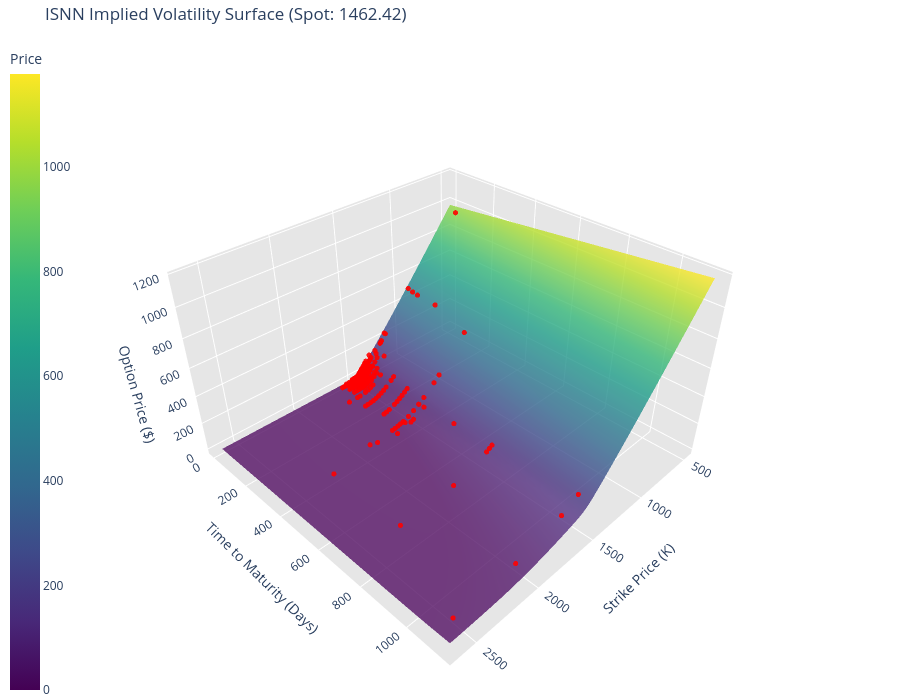

Notebook cell for this chart:
### Code cell
import torch
import numpy as np
import plotly.graph_objects as go

def plot_isnn_surface_interactive(model, processor, dataframe, resolution=60):
    """
    Plots an interactive 3D surface of the ISNN model using Plotly.

    Args:
        model: The trained ISNN2_OptionSurface model.
        processor: The OptionSurfaceData instance (contains 'spot' for normalization).
        dataframe: The Pandas DataFrame containing the raw data (for scatter plot).
        resolution: Grid density (higher = smoother surface).
    """
    model.eval()
    device = next(model.parameters()).device

    # --- 1. PREPARE GRID (Real World Units) ---
    # Determine bounds from data
    k_min, k_max = dataframe['strike'].min(), dataframe['strike'].max()
    t_min, t_max = dataframe['maturity_days'].min(), dataframe['maturity_days'].max()

    # Create linear spaces (add slight buffer of 5% on edges)
    strikes_real = np.linspace(k_min * 0.95, k_max * 1.05, resolution)
    times_real   = np.linspace(t_min * 0.95, t_max * 1.05, resolution)

    # Create Meshgrid
    K_mesh, T_mesh = np.meshgrid(strikes_real, times_real)

    # Flatten for batch processing
    k_flat = K_mesh.flatten()
    t_flat = T_mesh.flatten()

    # --- 2. NORMALIZE (Match Training Logic) ---
    # K_norm = Strike / Spot
    # T_norm = Days / 365
    spot_ref = processor.spot

    k_norm = k_flat / spot_ref
    t_norm = t_flat / 365.0

    # Convert to Tensor
    x_tensor = torch.tensor(k_norm, dtype=torch.float32).view(-1, 1).to(device)
    t_tensor = torch.tensor(t_norm, dtype=torch.float32).view(-1, 1).to(device)

    # --- 3. INFERENCE ---
    with torch.no_grad():
        # Model returns Normalized Price (Price / Spot)
        price_pred_norm = model(x_tensor, t_tensor).cpu().numpy().flatten()

    # --- 4. DENORMALIZE OUTPUT ---
    # Price = C_norm * Spot
    price_pred = price_pred_norm * spot_ref

    # Reshape for Plotly
    Z_mesh = price_pred.reshape(K_mesh.shape)

    # --- 5. PLOTLY VISUALIZATION ---
    fig = go.Figure()

    # A. The Neural Network Surface
    fig.add_trace(go.Surface(
        z=Z_mesh,
        x=K_mesh,
        y=T_mesh,
        colorscale='Viridis',
        opacity=0.8,
        name='ISNN Surface',
        colorbar=dict(title='Price', x=0) # Move colorbar to left
    ))

    # B. The Actual Training Data (Red Dots)
    # This helps you visually check if the model fits the points well
    fig.add_trace(go.Scatter3d(
        x=dataframe['strike'],
        y=dataframe['maturity_days'],
        z=dataframe['moussa_price'],
        mode='markers',
        marker=dict(
            size=3,
            color='red',
            symbol='circle',
            opacity=0.9
        ),
        name='Moussa Data'
    ))

    # C. Layout & Aesthetics
    fig.update_layout(
        title=f'ISNN Implied Volatility Surface (Spot: {spot_ref:.2f})',
        scene=dict(
            xaxis_title='Strike Price (K)',
            yaxis_title='Time to Maturity (Days)',
            zaxis_title='Option Price ($)',
            xaxis=dict(backgroundcolor="rgb(230, 230,230)"),
            yaxis=dict(backgroundcolor="rgb(230, 230,230)"),
            zaxis=dict(backgroundcolor="rgb(230, 230,230)"),
            aspectmode='manual',
            aspectratio=dict(x=1, y=1, z=0.6) # Flatten z-axis slightly for better view
        ),
        margin=dict(l=0, r=0, b=0, t=40),
        width=900,
        height=700
    )

    fig.show()

# --- EXECUTE ---
# Assuming 'trained_model', 'data_proc', and 'target_df' are already in memory
plot_isnn_surface_interactive(trained_model, data_proc, target_df)

### Figure 1 — Plotly figure (JSON) as saved in the notebook; plotly's stock layout.template omitted (floating-point values rounded to 4 significant figures; data arrays with more than 128 entries replaced by an {"elided": "..."} marker saying what was removed)
{"data": [{"colorbar": {"title": {"text": "Price"}, "x": 0}, "colorscale": [[0.0, "#440154"], [0.1111, "#482878"], [0.2222, "#3e4989"], [0.3333, "#31688e"], [0.4444, "#26828e"], [0.5556, "#1f9e89"], [0.6667, "#35b779"], [0.7778, "#6ece58"], [0.8889, "#b5de2b"], [1.0, "#fde725"]], "name": "ISNN Surface", "opacity": 0.8, "x": {"elided": "60x60 float values"}, "y": {"elided": "60x60 float values"}, "z": {"elided": "60x60 float values"}, "type": "surface"}, {"marker": {"color": "red", "opacity": 0.9, "size": 3, "symbol": "circle"}, "mode": "markers", "name": "Moussa Data", "x": {"elided": "275 float values"}, "y": {"elided": "275 int values"}, "z": {"elided": "275 float values"}, "type": "scatter3d"}], "layout": {"scene": {"xaxis": {"title": {"text": "Strike Price (K)"}, "backgroundcolor": "rgb(230, 230,230)"}, "yaxis": {"title": {"text": "Time to Maturity (Days)"}, "backgroundcolor": "rgb(230, 230,230)"}, "zaxis": {"title": {"text": "Option Price ($)"}, "backgroundcolor": "rgb(230, 230,230)"}, "aspectratio": {"x": 1, "y": 1, "z": 0.6}, "aspectmode": "manual"}, "margin": {"l": 0, "r": 0, "b": 0, "t": 40}, "title": {"text": "ISNN Implied Volatility Surface (Spot: 1462.42)"}, "width": 900, "height": 700}}
